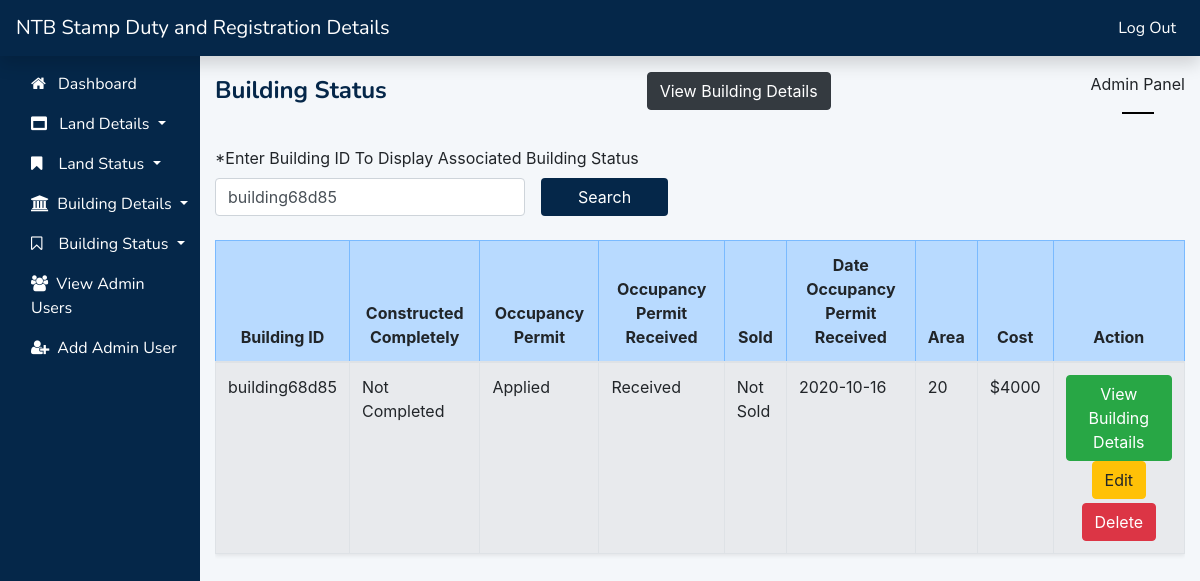
Screenshot of /buildingstatus.php?id=building68d85 (signed in) with the database file from the repository.
### tables this page shows
CREATE TABLE `building_status` (
  `id` int(11) NOT NULL,
  `building_id` varchar(255) NOT NULL,
  `constructed_completely` varchar(255) NOT NULL,
  `occupancy_permit` varchar(255) NOT NULL,
  `occupancy_permit_received` varchar(255) NOT NULL,
  `sold` varchar(255) NOT NULL,
  `date_occupancy_permit_received` varchar(255) NOT NULL,
  `area` varchar(255) NOT NULL,
  `cost` varchar(255) NOT NULL
);

### buildingstatus.php (the view, shortened to what this page needs)
<?php
    require('connect_db.php');
    $b_ID = "";
    if(isset($_GET['id'])){
        $b_ID = $_GET['id'];
    }
?>
<div class="col-md-10 col-sm-9 pt-3 main-body">
    <div class="d-flex justify-content-between">
        <span class="active-page">Building Status</span>
        <div><a href="building.php" class="btn btn-dark status-btn text-center">View Building Details</a></div>
        <span>Admin Panel<hr class="hr-line"></span>
    </div>
    <div class="mt-3 mb-4">
        <label for="b-ID">*Enter Building ID To Display Associated Building Status</label>
        <form action="buildingstatus.php" class="form-inline">
            <input type="text" class="form-control pr-5" id="b-ID" name="b-ID" placeholder="Enter Building ID" value="<?php if(isset($_GET['id'])) echo $b_ID ?>" required>
            <input type="submit" value="Search" class="form-control ml-3 btn-submit" name="submit">
        </form>
    </div>
    <div class="table-responsive mt-4">
        <table class="table table-bordered table-striped table-hover shadow-sm">
            <thead class="table-primary">
                <tr>
                    <th>Building ID</th>
                    <th>Constructed Completely</th>
                    <th>Occupancy Permit</th>
                    <th>Occupancy Permit Received</th>
                    <th>Sold</th>
                    <th>Date Occupancy Permit Received</th>
                    <th>Area</th>
                    <th>Cost</th>
                    <th>Action</th>
                </tr>
            </thead>
            <tbody>
                <?php
                    $query = "SELECT id, building_id, constructed_completely, occupancy_permit, occupancy_permit_received, sold, date_occupancy_permit_received, area, cost FROM building_status WHERE building_id = '$b_ID'";
                    $result = mysqli_query($conn, $query);
                    if(mysqli_num_rows($result) > 0){
                        while($row = mysqli_fetch_array($result, MYSQLI_ASSOC)){
                            echo "<tr>
                                    <td>{$row['building_id']}</td>
                                    <td>{$row['constructed_completely']}</td>
                                    <td>{$row['occupancy_permit']}</td>
                                    <td>{$row['occupancy_permit_received']}</td>
                                    <td>{$row['sold']}</td>
                                    <td>{$row['date_occupancy_permit_received']}</td>
                                    <td>{$row['area']}</td>
                                    <td>{$row['cost']}</td>
                                    <td class=\"text-center\">
                                        <a href=\"building.php\" class=\"btn btn-success status-btn\">View Building Details</a>
                                        <a href=\"addbuildingstatus.php?id={$row['building_id']}\" class=\"btn btn-warning edit-btn\">Edit</a>
                                        <a href=\"buildingstatus.php?delid={$row['id']}\" class=\"btn btn-danger mt-1 delete-btn\">Delete</a>
                                    </td>
                                </tr>";
                        }
                    }
                ?>
            </tbody>
        </table>
    </div>
</div>

### assets/css/style.css (style rules this page uses)
.hr-line { width: 30px; border: 0.05px solid black; }
.btn-submit { padding: 3px 35px; background: #052749; border: 2px solid #00000000; color: white; }
.nav-header { background-color: #052749; }
.navbar a { color: #fff; font-family: 'Nunito', 'Trebuchet MS', 'Lucida Sans Unicode', 'Lucida Grande', 'Lucida Sans', Arial, sans-serif; }
.side-nav { background-color: #052749; position: fixed; z-index: 1; overflow-x: hidden; height: 100%; }
.active-page { color: #052749; font-weight: bold; font-size: x-large; font-family: 'Nunito', 'Trebuchet MS', 'Lucida Sans Unicode', 'Lucida Grande', 'Lucida Sans', Arial, sans-serif; }
.main-body { margin-left: auto; }
.table-primary th { text-align: center; }

### rows the page displays
building_status: building "building68d85", constructed_completely "Not Completed", occupancy_permit "Applied", occupancy_permit_received "Received", sold "Not Sold", date_occupancy_permit_received "2020-10-16", area "20", cost "$4000"
